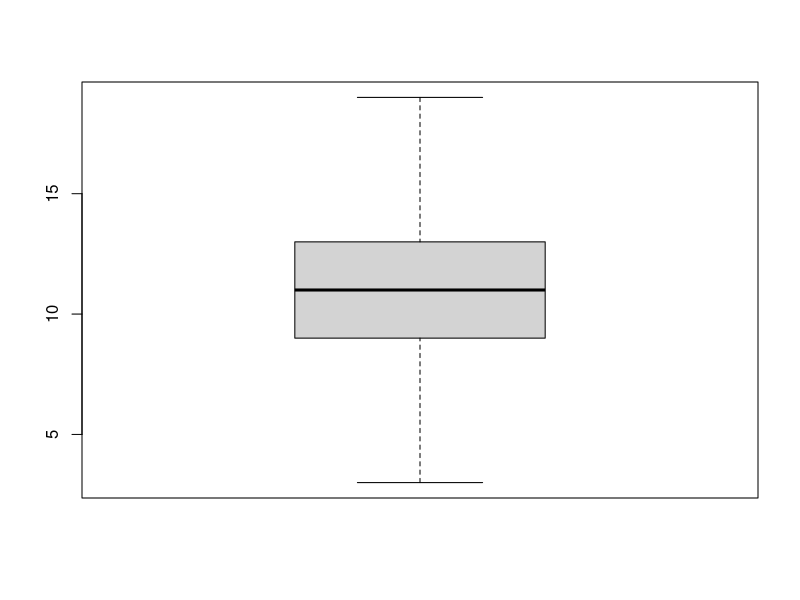
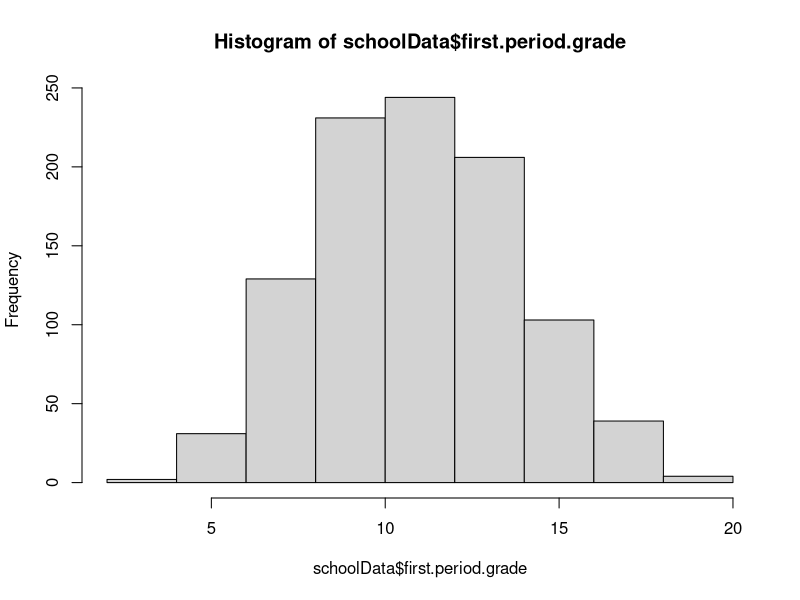
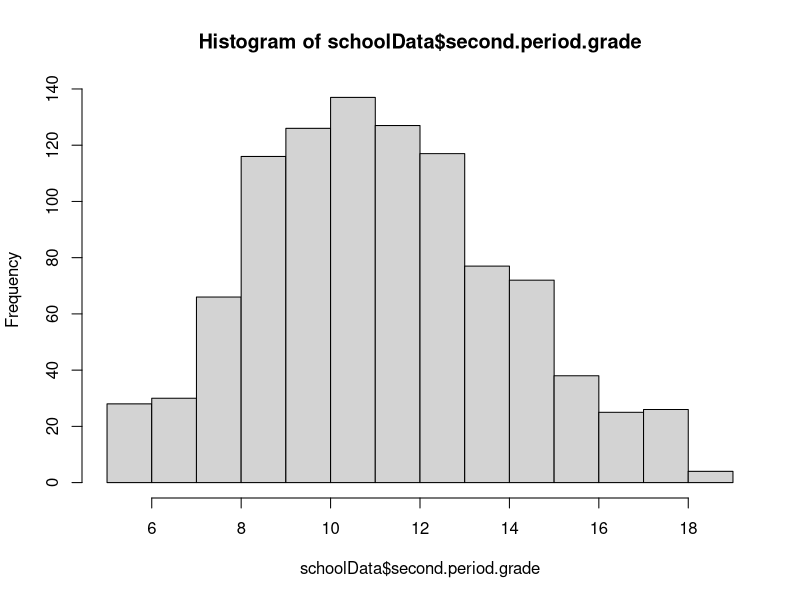
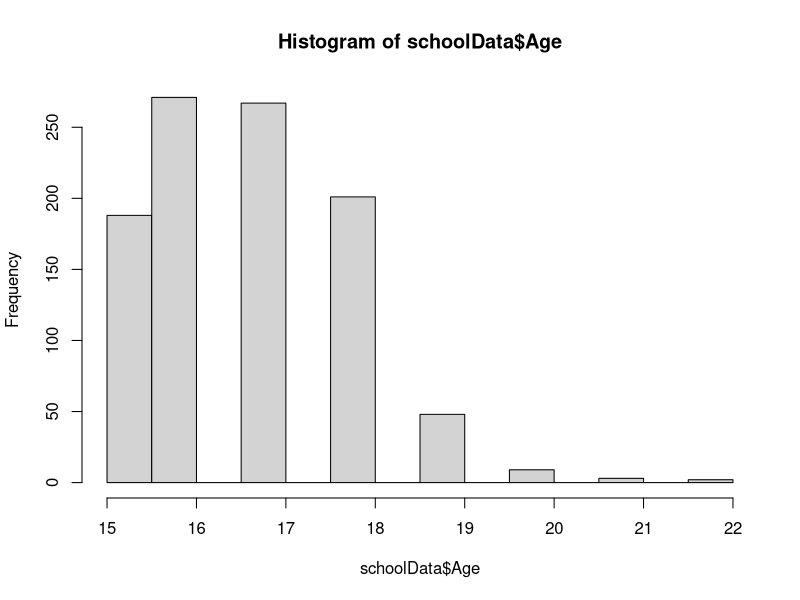
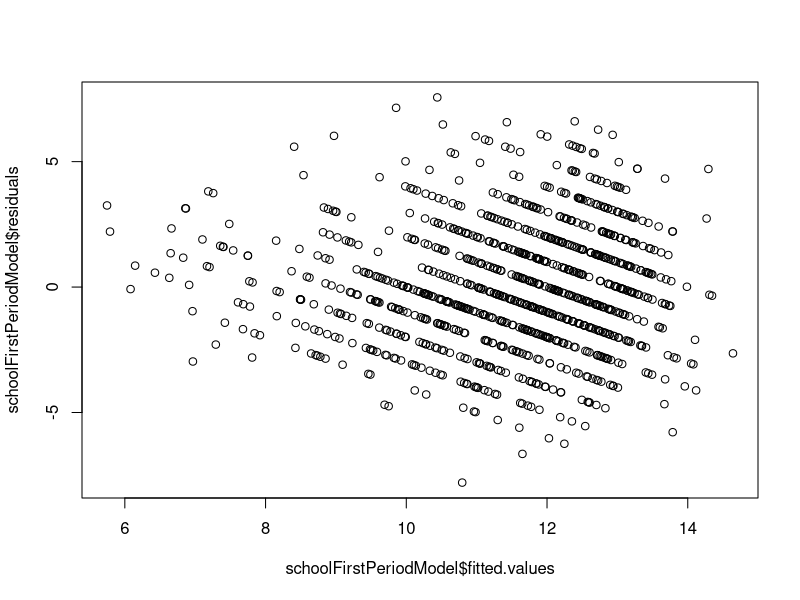
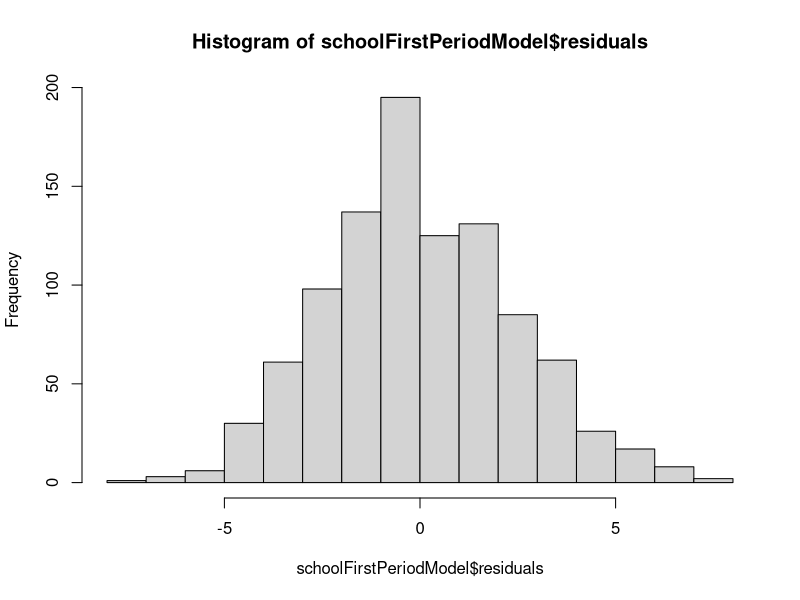
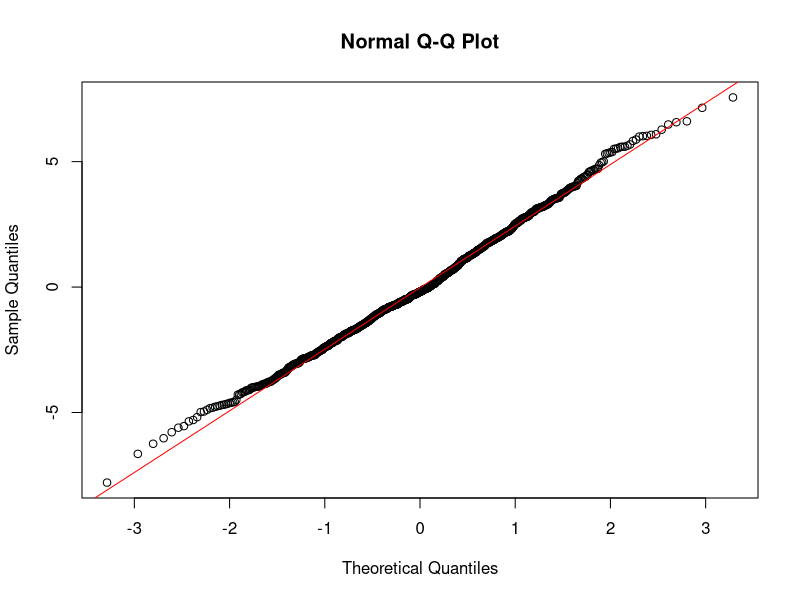
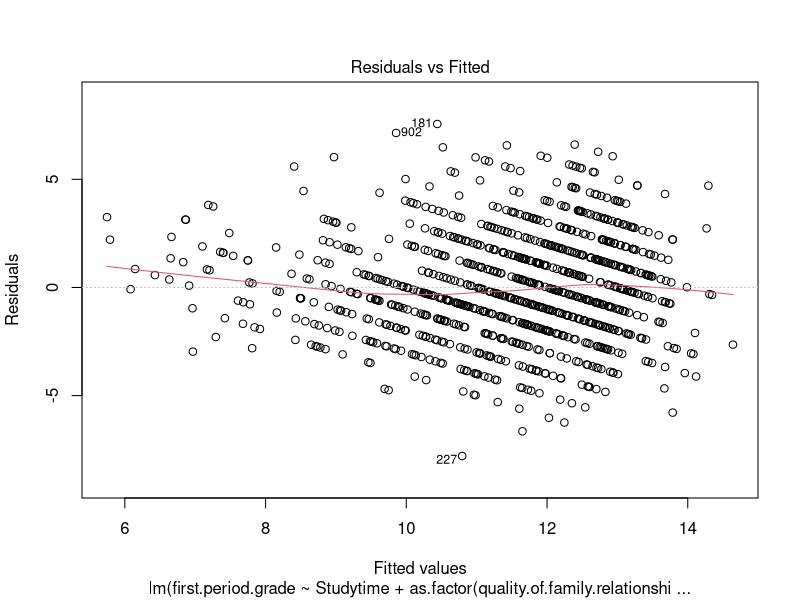

These figures' R source, in order: (Note: this script raises an error after producing the figures.)
##Reading .csv file into a variable
setwd("E:/USF/ISM6137-SDM/Project/student/Final");
schoolData=read.csv("SchoolDataFinal.csv")
View(schoolData)

boxplot(schoolData$first.period.grade)
hist(schoolData$first.period.grade)
hist(schoolData$second.period.grade)
hist(schoolData$Age)


schoolFirstPeriodModel=lm(first.period.grade ~ Studytime
                          + as.factor(quality.of.family.relationships)
                          + as.factor(extra.curricular.activities)
                          + as.factor(Internet.access.at.home)
                          + as.factor(workday.alcohol.consumption) 
                          + as.factor(weekend.alcohol.consumption)
                          + number.of.school.absences
                          + as.factor(current.health.status) 
                          + as.factor(wants.to.take.higher.education)
                          + as.factor(School.educational.support)*as.factor(Family.educational.support)*as.factor(extra.paid.classes)
                          + as.factor(Language)
                          + as.factor(School)
                          + as.factor(School.educational.support_Lag1)
                          + as.factor(School.educational.support_Lag2)
                          + as.factor(Family.educational.support_Lag1)
                          + as.factor(Family.educational.support_Lag2)
                          + as.factor(extra.paid.classes_Lag1)
                          + as.factor(extra.paid.classes_Lag2)
                          + Failures,data = schoolData)
summary(schoolFirstPeriodModel)
plot(schoolFirstPeriodModel$residuals ~schoolFirstPeriodModel$fitted.values )


#Multi variate normality Assumptions
hist(schoolFirstPeriodModel$residuals)
qqnorm(schoolFirstPeriodModel$residuals)
qqline(schoolFirstPeriodModel$residuals,col="red")
shapiro.test(schoolFirstPeriodModel$res)
#Normally Distributed
#Homoskedasticity
plot(schoolFirstPeriodModel)

bartlett.test(list(schoolFirstPeriodModel$res, schoolFirstPeriodModel$fit))
#heteroskedastic

plot(schoolFirstPeriodModel$res~(schoolData$first.period.grade))

#Nonlinear

#Multicollinearity
library("car")
vif(schoolFirstPeriodModel)
#VIF analysis shows no predictor with VIF>10. Hence multicollinearity is not a problem in this model.

wl = 1 / apply(schoolData, 2, function(x){ var(x, na.rm=T) })
warnings()
w = with(schoolData, ifelse(ind=="A", wl[1], ifelse(ind=="B", wl[2], wl[3])))

schoolFirstPeriodModelWeights=lm(first.period.grade ~ Studytime + as.factor(extra.curricular.activities)+as.factor(Internet.access.at.home) + 
                            as.factor(workday.alcohol.consumption)+ as.factor(weekend.alcohol.consumption)+ number.of.school.absences+
                            as.factor(current.health.status) + as.factor(wants.to.take.higher.education)+
                            as.factor(School.educational.support)*as.factor(Family.educational.support)*as.factor(extra.paid.classes)+
                            as.factor(Language)+as.factor(School)
                          +Failures,data = schoolData,weights = exp(-Studytime))
summary(schoolFirstPeriodModelWeights)
plot(schoolFirstPeriodModelWeights)
length(schoolData$Failures)
plot(schoolFirstPeriodModelWeights$residuals ~schoolFirstPeriodModelWeights$fitted.values )

length(schoolData)
bartlett.test(list(schoolFirstPeriodModelWeights$res, schoolFirstPeriodModelWeights$fit))

#GLS

library(nlme)
schoolFirstPeriodModelgls=gls(first.period.grade ~ Studytime + as.factor(extra.curricular.activities)+as.factor(Internet.access.at.home) + 
                            as.factor(workday.alcohol.consumption)+ as.factor(weekend.alcohol.consumption)+ number.of.school.absences+
                            as.factor(current.health.status) + as.factor(wants.to.take.higher.education)+
                            as.factor(School.educational.support)*as.factor(Family.educational.support)*as.factor(extra.paid.classes)+
                            as.factor(Language)+as.factor(School)
                          +Failures,data = schoolData)
summary(schoolFirstPeriodModelgls)
plot(glsModel)

bartlett.test(list(glsModel$res, glsModel$fitted))


schoolSecondPeriodModel=lm(second.period.grade ~ Studytime + as.factor(extra.curricular.activities)+as.factor(Internet.access.at.home) + 
                            as.factor(workday.alcohol.consumption)+ as.factor(weekend.alcohol.consumption)+ number.of.school.absences+
                            as.factor(current.health.status) + as.factor(wants.to.take.higher.education)+
                            as.factor(School.educational.support)*as.factor(Family.educational.support)*as.factor(extra.paid.classes)+
                            as.factor(Language)+as.factor(School)
                          +Failures,data = schoolData )
summary(schoolSecondPeriodModel)




plot(schoolFirstPeriodModel$residuals ~schoolData$first.period.grade )